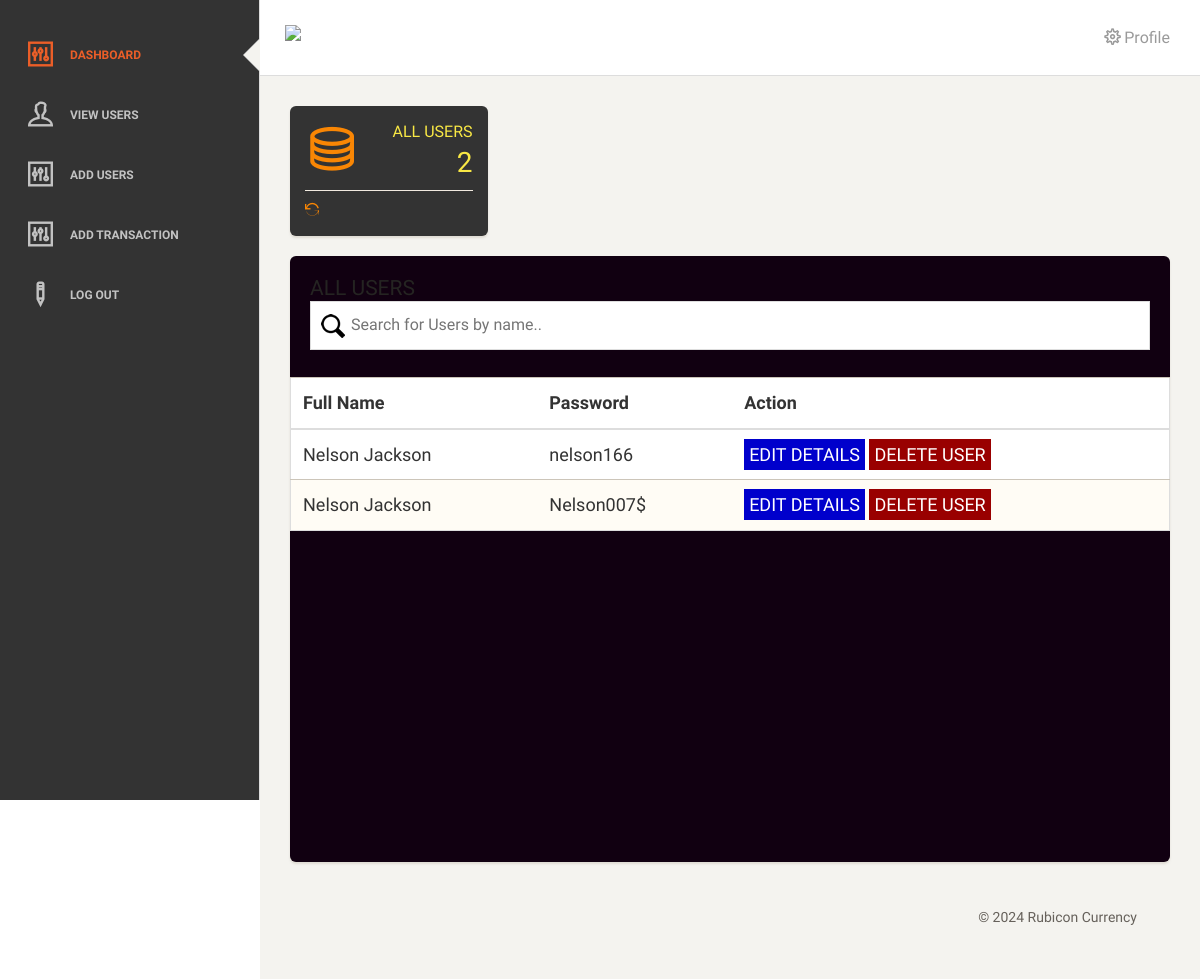
Page /manager/users2.php (signed in) on the committed database.
### tables this page shows
CREATE TABLE `bank_users` (
  `user_id` int(11) NOT NULL,
  `firstname` varchar(40) DEFAULT NULL,
  `lastname` varchar(40) DEFAULT NULL,
  `middle_name` varchar(30) DEFAULT NULL,
  `login_id` varchar(7) DEFAULT NULL,
  `phone_no` varchar(120) DEFAULT NULL,
  `user_email` varchar(120) DEFAULT NULL,
  `user_password` varchar(20) DEFAULT NULL,
  `city` varchar(60) DEFAULT NULL,
  `country` varchar(40) DEFAULT NULL,
  `is_admin` varchar(3) DEFAULT NULL,
  `blocked` varchar(3) DEFAULT NULL,
  `date_joined` date DEFAULT NULL,
  `state` text,
  `home_address` text
);

### manager/users2.php (the view, shortened to what this page needs)
<?php
 include("auth.php");
?>
<!doctype html>
<html lang="en">
<head>
    <link href="assets/css/bootstrap.min.css" rel="stylesheet" />
    <link href="assets/css/animate.min.css" rel="stylesheet"/>
    <link href="assets/css/paper-dashboard.css" rel="stylesheet"/>
    <link href="assets/css/demo.css" rel="stylesheet" />
    <link href="https://maxcdn.bootstrapcdn.com/font-awesome/latest/css/font-awesome.min.css" rel="stylesheet">
    <link href="assets/css/themify-icons.css" rel="stylesheet">
</head>
<body>
<div class="wrapper">
    <div class="sidebar" data-background-color="white" data-active-color="danger">
    	<?php
		include("head.php");
		?>
        <div class="content">
            <div class="container-fluid">
                <div class="row">
                   <a href="users2.php">
                    <div class="col-lg-3 col-sm-6">
                        <div class="card" style="background:#333 !important">
                            <div class="content">
                                <div class="row">
                                    <div class="col-xs-5">
                                        <div class="icon-big icon-warning text-center" style="color:#f98604 !important">
                                            <i class="ti-server"></i>
                                        </div>
                                    </div>
                                    <div class="col-xs-7">
                                        <div class="numbers" style="color:#f9e845 !important">
                                            <p>ALL USERS</p>
                                            <?php
                                             $sql = "SELECT * FROM bank_users WHERE is_admin='no'";
                                             $result = mysqli_query($cxn, $sql);
                                             if(mysqli_num_rows($result) > 0){
                                                 $num = mysqli_num_rows($result);
                                                 echo $num;
                                             }else{
                                                 echo '0';
                                             }
                                            ?>
                                        </div>
                                    </div>
                                </div>
                                <div class="footer">
                                    <hr />
                                    <div class="stats" style="color:#f98604 !important">
                                        <i class="ti-reload"></i>
                                    </div>
                                </div>
                                </a>
                            </div>
                        </div>
                    </div>
            </div>
            <div class="row">
                    <div class="col-md-12">
                        <div class="card" style="background:#101 !important">
                            <div class="header">
                                <h4 class="title">ALL USERS</h4>
                                <input type="text" id="myInput" onkeyup="myFunction()" placeholder="Search for Users by name.." style='color:#000'>
                            </div>
                            <div class="content table-responsive table-full-width" style="overflow-x:scroll !important;overflow-y:scroll !important;height:500px;">
                                <table id="myTable" class="table table-striped" style="overflow-x:scroll !important;overflow-y:scroll !important">
                                    <tr>
                                        <th>Full Name</th>
                                    	<th>Password</th>
                                    	<th>Action</th>
                                    </tr>
                                    <tbody>
                                        <?php
                                             $sql = "SELECT * FROM bank_users WHERE is_admin='no'";
                                             $result = mysqli_query($cxn,$sql);
                                             while($row = mysqli_fetch_assoc($result)){
                                                 extract($row);
                                         ?>
                                        <tr>
                                        	<td><?php echo $firstname. ' '. $lastname ?></td>
                                            <td><?php echo $user_password ?></td>
                                        	<td><a href="editusers.php?ed=<?php echo $user_id ?>" style='text-decoration:none;color:white;background:#0000cc;padding:5px'>EDIT DETAILS</a>
											<a href="users2.php?del=<?php echo $user_id ?>" style='text-decoration:none;color:white;background:#990000;padding:5px'>DELETE USER</a>
                                        </tr>
                                        <?php
                                             }
                                        ?>
                                    </tbody>
                                </table>
                            </div>
                        </div>
                    </div>
        </div>
        <footer class="footer">
            <div class="container-fluid">
                <div class="copyright pull-right">
                    &copy; <script>document.write(new Date().getFullYear())</script> Rubicon Currency</a>
                </div>
            </div>
        </footer>
    </div>
</body>
</html>

### manager/users2.php (style rules this page uses)
#myInput { background-image: url('seachicon2.png'); background-position: 10px 12px; background-repeat: no-repeat; width: 100%; font-size: 16px; padding: 12px 20px 12px 40px; border: 1px solid #ddd; margin-bottom: 12px; }
#myTable { border-collapse: collapse; width: 100%; border: 1px solid #ddd; font-size: 18px; }
#myTable th, #myTable td { text-align: left; padding: 12px; }
#myTable tr { border-bottom: 1px solid #ddd; }

### rows in the picture
bank_users: firstname "Nelson", lastname "Jackson", user_password "nelson166"
bank_users: firstname "Nelson", lastname "Jackson", user_password "Nelson007$"

### other values in the picture
$num "2"
